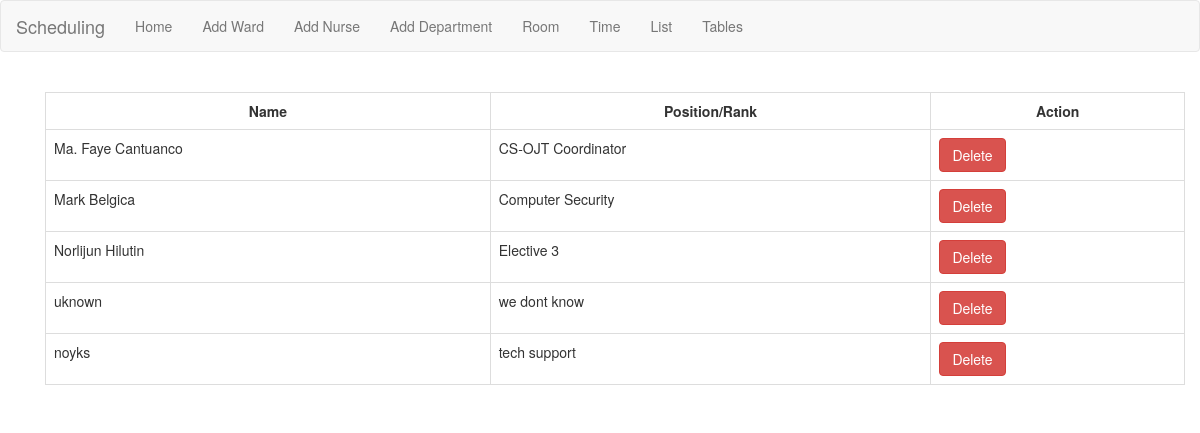
The app's page /faclist.php with its own data.
### tables this page shows
CREATE TABLE IF NOT EXISTS `faculty` (
  `faculty_id` int(11) NOT NULL AUTO_INCREMENT,
  `faculty_name` varchar(250) NOT NULL,
  `designation` varchar(250) NOT NULL,
  PRIMARY KEY (`faculty_id`)
);

### faclist.php (the view, shortened to what this page needs)
<?php
   include_once("header.php");
   include_once("navbar.php");
?>
<html>
<head>
</head>
<body><br>
<div class="container">
<body>
    <?php
     echo "<tr>
            <td>";
         $host       = "localhost";
               $username   = "root";
               $password   = "";
               $database   = "insertion";
         $conn = mysqli_connect($host,$username,$password,$database) or die(mysqli_error());
                    $query = ("SELECT * FROM faculty");
                    $result = mysqli_query($conn,$query) or die(mysqli_error());
                    echo "<div class='container'><table width='' class='table table-bordered' border='1' >
                            <tr>
                                <th>Name</th>
                                <th>Position/Rank</th>
                                 <th>Action</th>
                            </tr>";
                        while($row = mysqli_fetch_array($result))
                        {
                        echo "<tr>";
                        echo "<td>" . $row['faculty_name'] . "</td>";
                        echo "<td>" . $row['designation'] . "</td>";
                        echo "<td><form class='form-horizontal' method='post' action='faclist.php'>
                        <input name='faculty_id' type='hidden' value='".$row['faculty_id']."';>
                        <input type='submit' class='btn btn-danger' name='delete' value='Delete'>
                        </form></td>";
                        echo "</tr>";
                        }
                    echo "</table>";
            echo "</td>
        </tr>";
    ?>
</div>
  </body>
  </html>
<?php
   include_once("footer.php");
?>

### faclist.php (style rules this page uses)
body { background-image: url(); background-color: white; }
th { text-align: center; }
tr { height: 30px; }
td { padding-top: 5px; padding-left: 20px; padding-bottom: 5px; height: 20px; }

### records on screen
faculty: faculty_name "Ma. Faye Cantuanco", designation "CS-OJT Coordinator"
faculty: faculty_name "Mark Belgica", designation "Computer Security"
faculty: faculty_name "Norlijun Hilutin", designation "Elective 3"
faculty: faculty_name "uknown", designation "we dont know"
faculty: faculty_name "noyks", designation "tech support"
